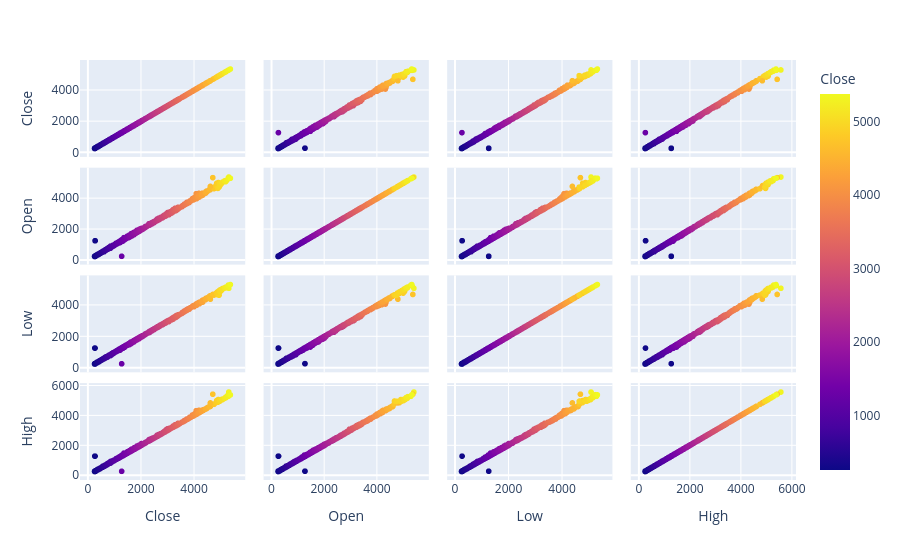

Source (notebook cell):
### Code cell
import plotly.express as px
fig = px.scatter_matrix(df, dimensions=["Close","Open", "Low","High"], color="Close")
fig.show()

### Figure 1 — Plotly figure (JSON) as saved in the notebook; plotly's stock layout.template omitted (floating-point values rounded to 4 significant figures; data arrays with more than 128 entries replaced by an {"elided": "..."} marker saying what was removed)
{"data": [{"dimensions": [{"axis": {"matches": true}, "label": "Close", "values": {"elided": "6399 float values"}}, {"axis": {"matches": true}, "label": "Open", "values": {"elided": "6399 float values"}}, {"axis": {"matches": true}, "label": "Low", "values": {"elided": "6399 float values"}}, {"axis": {"matches": true}, "label": "High", "values": {"elided": "6399 float values"}}], "hovertemplate": "%{xaxis.title.text}=%{x}<br>%{yaxis.title.text}=%{y}<br>Close=%{marker.color}<extra></extra>", "legendgroup": "", "marker": {"color": {"elided": "6399 float values"}, "coloraxis": "coloraxis", "symbol": "circle"}, "name": "", "showlegend": false, "type": "splom"}], "layout": {"coloraxis": {"colorbar": {"title": {"text": "Close"}}, "colorscale": [[0, "#0d0887"], [0.1111, "#46039f"], [0.2222, "#7201a8"], [0.3333, "#9c179e"], [0.4444, "#bd3786"], [0.5556, "#d8576b"], [0.6667, "#ed7953"], [0.7778, "#fb9f3a"], [0.8889, "#fdca26"], [1, "#f0f921"]]}, "dragmode": "select", "legend": {"tracegroupgap": 0}, "margin": {"t": 60}}}
